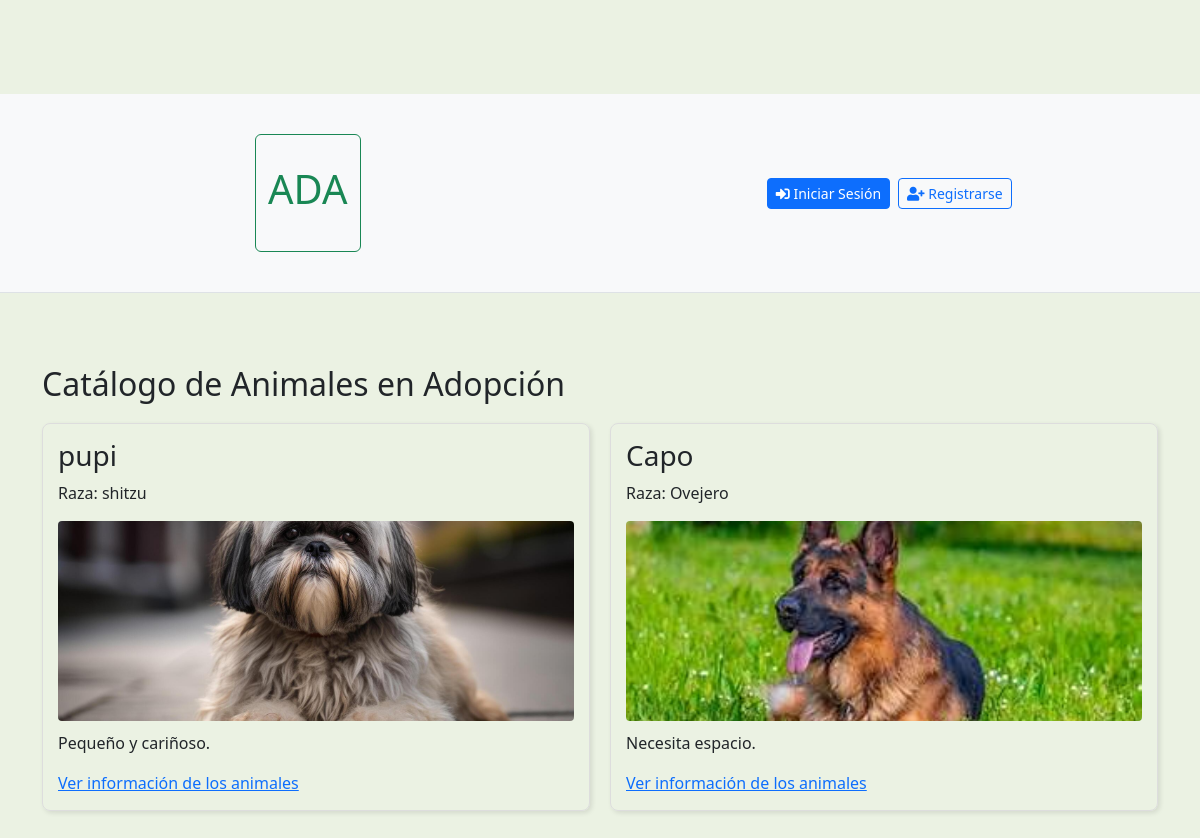
Page /animales/ on the earlier database version.
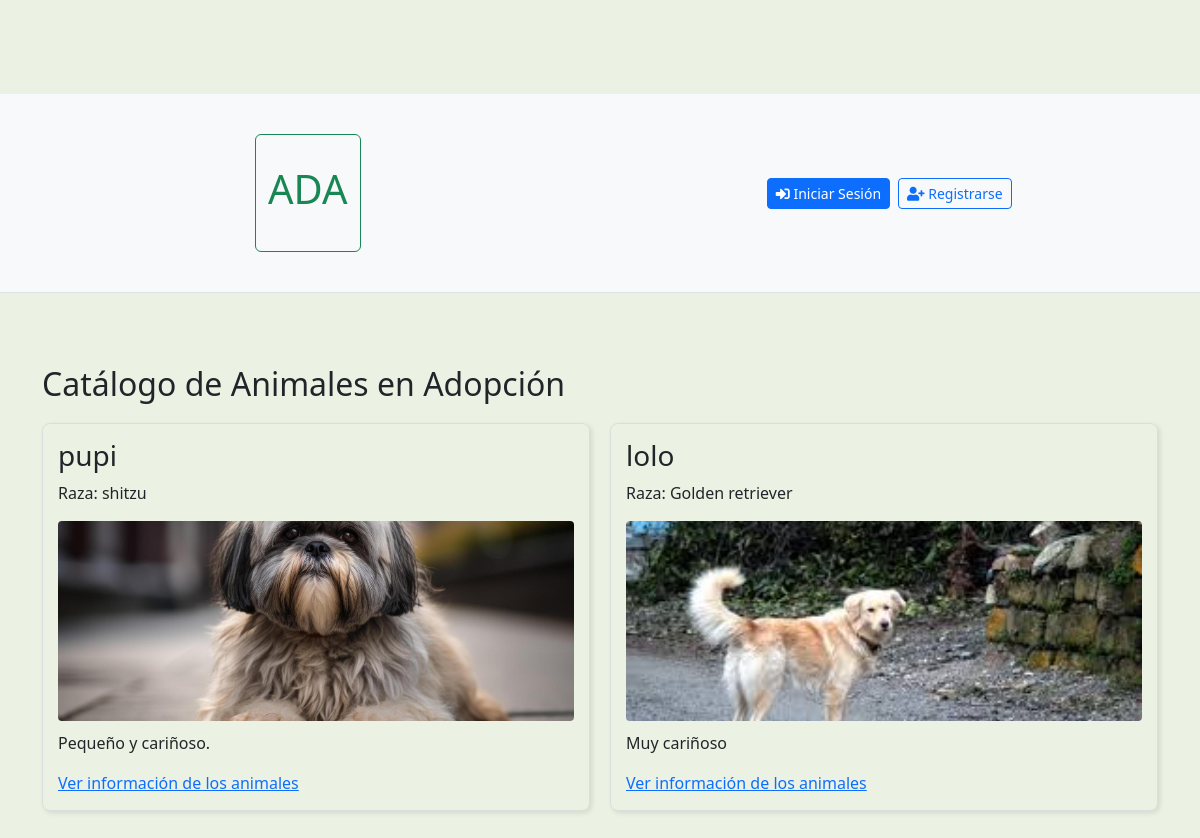
Same page on the later database version.
### animales/models.py (models this page shows, shortened)
class Animal(models.Model):
    nombre = models.CharField(max_length=100)
    raza = models.CharField(max_length=100)
    especie = models.CharField(max_length=50)
    edad = models.IntegerField()
    SEXO_CHOICES = [ #opciones de genero
        ('M', 'Macho'),
        ('H', 'Hembra'),
    ]
    sexo = models.CharField(max_length=1, choices=SEXO_CHOICES)
    descripcion = models.TextField()
    foto = models.ImageField(upload_to='animales_fotos/', blank=True, null=True)
    disponible = models.BooleanField(default=True)# si el estado es disponible
    subido_por = models.ForeignKey(User, on_delete=models.CASCADE, related_name='animales_publicados')
    fecha_subida = models.DateTimeField(auto_now_add=True)
    adoptado = models.BooleanField(default=False)# Campo para el estado de adopción
    fecha_adopcion = models.DateTimeField(null=True, blank=True)# Campo para el estado de adopción

### animales/views.py (the view, shortened to what this page needs)
# urls.py: path('', views.ListaAnimales.as_view(), name='lista_animales'),
class ListaAnimales(ListView): #muestra el listado de animales diponibles
    model = Animal
    template_name = 'animales/animal_list.html'
    context_object_name = 'animales'
    ordering = ['-fecha_publicacion']
    def get_queryset(self):
        queryset = Animal.objects.filter(disponible=True)
        return queryset.distinct()

### animales/templates/animales/animal_list.html (shortened to what this page needs)
{% extends 'base.html' %}
{% block content %}
    <h2>Catálogo de Animales en Adopción</h2>
    {% if animales %}
        <div class="animal-grid" style="display: grid; grid-template-columns: repeat(auto-fit, minmax(300px, 1fr)); gap: 20px; margin-top: 20px;">
            {% for animal in animales %}
                <div class="animal-card" style="border: 1px solid #ddd; padding: 15px; border-radius: 8px; box-shadow: 2px 2px 5px rgba(0,0,0,0.1);">
                    <h3>{{ animal.nombre }}</h3>
                    <p>Raza: {{ animal.raza }}</p>
                    {% if animal.foto %}
                        <img src="{{ animal.foto.url }}" alt="Foto de {{ animal.nombre }}" style="width: 100%; height: 200px; object-fit: cover; border-radius: 4px; margin-bottom: 10px;">
                    {% endif %}
                    <p>{{ animal.descripcion|truncatechars:100 }}</p>
                    <a href="{% url 'animales:detalle_animal' pk=animal.pk %}">Ver información de los animales</a>
                </div>
            {% endfor %}
        </div>
    {% else %}
        <p>Ningún animal disponible para adopción.</p>
    {% endif %}
{% endblock %}

### templates/base.html (shortened to what this page needs)
{% load static %}
<!DOCTYPE html>
<html lang="es">
<head>
    <link href="https://cdn.jsdelivr.net/npm/bootstrap@5.3.3/dist/css/bootstrap.min.css"
            rel="stylesheet"
>
    <link rel="stylesheet"
            href="https://cdnjs.cloudflare.com/ajax/libs/font-awesome/5.15.4/css/all.min.css"
 />
    <link rel="stylesheet" href="{% static 'css/estilos.css' %}">
</head>
<body>
    <header class="container-fluid py-3 bg-light border-bottom">
        <div class="d-flex justify-content-between align-items-center">
            <a href="{% url 'home' %}" class="btn btn-outline-success me-3" style="text-decoration: none;">
                <h1>ADA</h1>
            </a>
            <nav class="d-flex align-items-center flex-wrap gap-2">
    {% if user.is_authenticated %}
        <span class="text-dark">Hola, <strong>{{ user.username }}!</strong></span>
        <div class="btn-group">
            <a href="{% url 'animales:gestionar_solicitudes' %}" class="btn btn-warning">
                Solicitudes Recibidas
            </a>
            <a href="{% url 'animales:mis_solicitudes' %}" class="btn btn-info">
                Mis Solicitudes
            </a>
        </div>
        <a href="{% url 'usuarios:modificar_perfil' %}" class="btn btn-outline-success">
            Mi Perfil
        </a>
        <a href="{% url 'animales:lista_animales' %}" class="btn btn-outline-success">
            Animales Disponibles
        </a>
        <form method="post" action="{% url 'logout' %}">
            {% csrf_token %}
            <button type="submit" class="btn btn-danger">
                Cerrar Sesión
            </button>
        </form>
    {% else %}
        <a href="{% url 'login' %}" class="btn btn-sm btn-primary">
            <i class="fas fa-sign-in-alt"></i> Iniciar Sesión
        </a>
        <a href="{% url 'usuarios:registro' %}" class="btn btn-sm btn-outline-primary">
            <i class="fas fa-user-plus"></i> Registrarse
        </a>
    {% endif %}
</nav>
        </div>
    </header>
    <div class="container mt-4">
        {% block content %}
        {% endblock %}
    </div>
</body>
</html>

### static/css/estilos.css (style rules this page uses)
body { background-color: rgba(229, 238, 219, 0.76) !important; padding-top: 70px; }

### templates/base.html (style rules this page uses)
body { font-family: Arial, sans-serif; }

Differences in the rows shown:
removed Animal: nombre "Capo", raza "Ovejero", foto (picture), descripcion "Necesita espacio."
added Animal: nombre "lolo", raza "Golden retriever", foto (picture), descripcion "Muy cariñoso"
